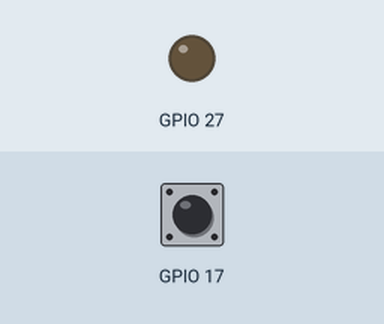
This program was run on a simulated Raspberry Pi (BCM pin numbers). Shown: output pins drawn as LEDs (lit = HIGH). Inputs (shaded band) come from the test bench; at power-on: GPIO 17 HIGH. The clock reads 2024-03-15 10:24:30 at power-on unless the program sets it; files the program writes start out absent; the camera gives no picture and a still takes 0.5 s; what the program prints to the terminal is not drawn.

Above: at 1.2 s.
1.3 s: GPIO 17 pulled LOW for 1.2 s
At 1.7 s:
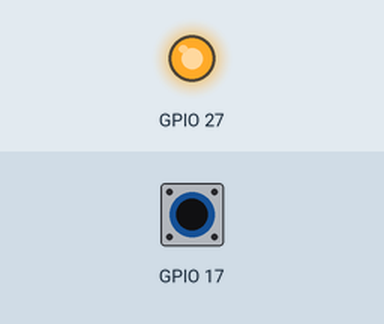
Timing chart, 0 to 4.3 s (numbered marks = the images above; inputs shaded):
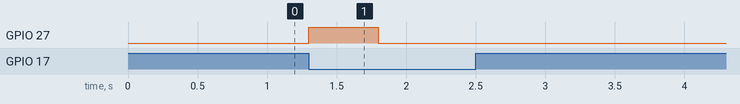

Measured:
- after the input at 1.3 s, GPIO 27: LOW → HIGH at once, → LOW 0.50 s later

The program:

camera.py
```python
#!/usr/bin/env python3

import os
import time
from datetime import datetime
import json
import RPi.GPIO as GPIO
from picamera2 import Picamera2
import logging
from pathlib import Path

class BlockSnapCamera:
    def __init__(self,
                 shutter_pin=17,  # GPIO pin for shutter button
                 led_pin=27,      # GPIO pin for status LED
                 image_dir='captures'):

        # Initialize logging
        logging.basicConfig(level=logging.INFO)
        self.logger = logging.getLogger(__name__)

        # Setup GPIO
        GPIO.setmode(GPIO.BCM)
        GPIO.setup(shutter_pin, GPIO.IN, pull_up_down=GPIO.PUD_UP)
        GPIO.setup(led_pin, GPIO.OUT)
        self.shutter_pin = shutter_pin
        self.led_pin = led_pin

        # Initialize camera
        self.camera = Picamera2()
        self.camera.configure(self.camera.create_still_configuration())
        self.camera.start()

        # Ensure image directory exists
        self.image_dir = Path(image_dir)
        self.image_dir.mkdir(parents=True, exist_ok=True)

        self.logger.info("BlockSnap Camera initialized successfully")

    def capture_image(self):
        """Capture an image and return the file path and metadata"""
        try:
            # Flash LED to indicate capture
            GPIO.output(self.led_pin, GPIO.HIGH)

            # Generate timestamp and filename
            timestamp = datetime.now().isoformat()
            filename = f"blocksnap_{timestamp.replace(':', '-')}.jpg"
            filepath = self.image_dir / filename

            # Capture image
            self.camera.capture_file(str(filepath))

            # Generate metadata
            metadata = {
                "timestamp": timestamp,
                "device": "Raspberry Pi Camera",
                "filename": filename,
                "filepath": str(filepath),
                "device_id": os.uname().nodename,
                # Add GPS coordinates if available
                # "gps": {"latitude": lat, "longitude": lon}
            }

            self.logger.info(f"Image captured: {filepath}")
            GPIO.output(self.led_pin, GPIO.LOW)

            return str(filepath), metadata

        except Exception as e:
            self.logger.error(f"Error capturing image: {str(e)}")
            GPIO.output(self.led_pin, GPIO.LOW)
            raise

    def start_capture_loop(self):
        """Start the main capture loop, waiting for button press"""
        self.logger.info("Starting capture loop. Press the shutter button to capture.")

        try:
            while True:
                # Wait for button press (falling edge)
                if GPIO.wait_for_edge(self.shutter_pin, GPIO.FALLING, timeout=1000):
                    filepath, metadata = self.capture_image()

                    # Save metadata alongside image
                    metadata_path = Path(filepath).with_suffix('.json')
                    with open(metadata_path, 'w') as f:
                        json.dump(metadata, f, indent=2)

                    time.sleep(0.5)  # Debounce

        except KeyboardInterrupt:
            self.logger.info("Capture loop stopped by user")
        finally:
            self.cleanup()

    def cleanup(self):
        """Clean up GPIO and camera resources"""
        GPIO.cleanup()
        self.camera.stop()
        self.logger.info("Camera resources cleaned up")

if __name__ == "__main__":
    camera = BlockSnapCamera()
    camera.start_capture_loop() 
```
